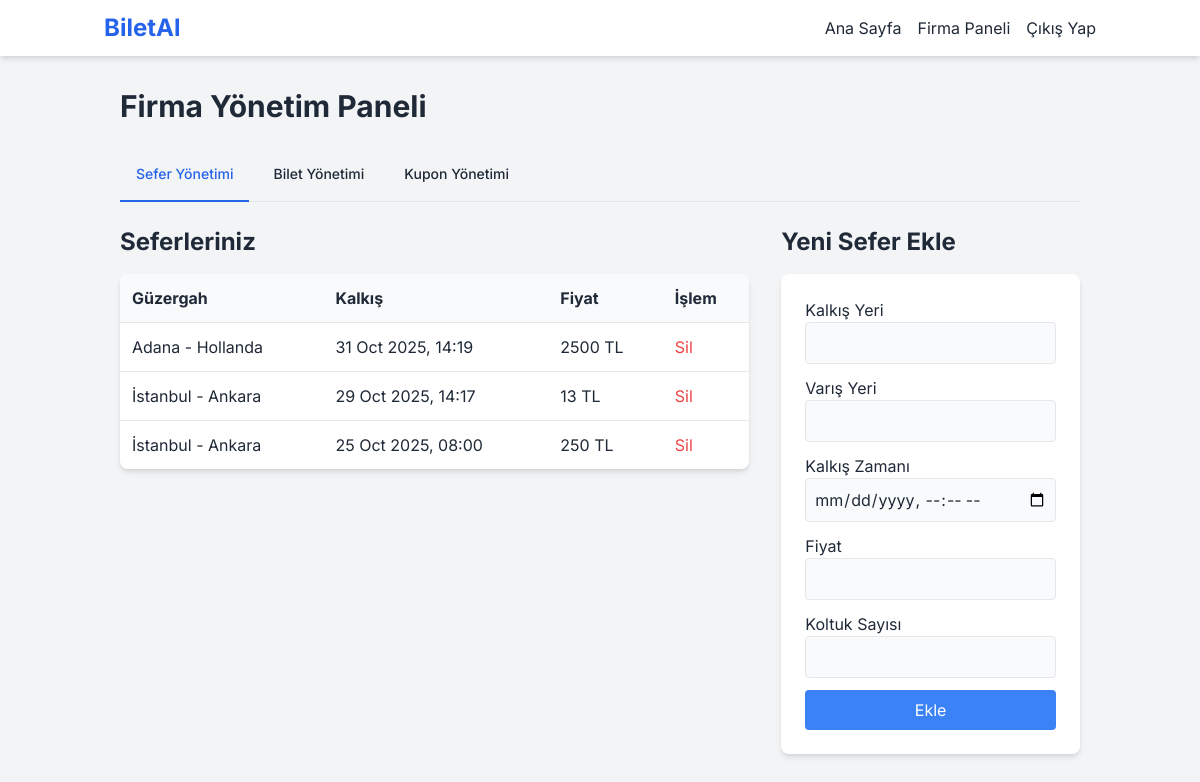
Screenshot of /firmaadmin/index.php (signed in) with the database file from the repository.
### tables this page shows
CREATE TABLE trips (
                id INTEGER PRIMARY KEY AUTOINCREMENT, company_id INTEGER NOT NULL, departure_location TEXT NOT NULL,
                arrival_location TEXT NOT NULL, departure_time TEXT NOT NULL, price REAL NOT NULL,
                seat_count INTEGER NOT NULL, FOREIGN KEY (company_id) REFERENCES companies(id)
            );

### firmaadmin/index.php (the view, shortened to what this page needs)
<?php
require_once '../config.php';
$company_id = $_SESSION['company_id'];
$tab = $_GET['tab'] ?? 'trips';
include '../header.php';
?>
<h1 class="text-3xl font-bold mb-6">Firma Yönetim Paneli</h1>
<div class="mb-6 border-b border-gray-200">
    <ul class="flex flex-wrap -mb-px text-sm font-medium text-center">
        <li class="mr-2"><a href="index.php?tab=trips" class="inline-block p-4 border-b-2 rounded-t-lg <?php echo $tab === 'trips' ? 'text-blue-600 border-blue-600' : 'border-transparent hover:text-gray-600 hover:border-gray-300'; ?>">Sefer Yönetimi</a></li>
        <li class="mr-2"><a href="index.php?tab=bookings" class="inline-block p-4 border-b-2 rounded-t-lg <?php echo $tab === 'bookings' ? 'text-blue-600 border-blue-600' : 'border-transparent hover:text-gray-600 hover:border-gray-300'; ?>">Bilet Yönetimi</a></li>
        <li class="mr-2"><a href="index.php?tab=coupons" class="inline-block p-4 border-b-2 rounded-t-lg <?php echo $tab === 'coupons' ? 'text-blue-600 border-blue-600' : 'border-transparent hover:text-gray-600 hover:border-gray-300'; ?>">Kupon Yönetimi</a></li>
    </ul>
</div>
<?php if ($tab === 'trips'):
    $stmt = $pdo->prepare("SELECT * FROM trips WHERE company_id = ? ORDER BY departure_time DESC");
    $stmt->execute([$company_id]);
    $trips = $stmt->fetchAll();
?>
<div class="grid grid-cols-1 md:grid-cols-3 gap-8">
    <div class="md:col-span-2">
        <h2 class="text-2xl font-bold mb-4">Seferleriniz</h2>
        <div class="bg-white rounded-lg shadow-md overflow-x-auto">
            <table class="w-full text-left">
                <thead class="bg-gray-50"><tr><th class="p-3">Güzergah</th><th class="p-3">Kalkış</th><th class="p-3">Fiyat</th><th class="p-3">İşlem</th></tr></thead>
                <tbody>
                <?php foreach($trips as $trip): ?>
                    <tr class="border-t">
                        <td class="p-3"><?php echo htmlspecialchars($trip['departure_location']); ?> - <?php echo htmlspecialchars($trip['arrival_location']); ?></td>
                        <td class="p-3"><?php echo date('d M Y, H:i', strtotime($trip['departure_time'])); ?></td>
                        <td class="p-3"><?php echo $trip['price']; ?> TL</td>
                        <td class="p-3">
                            <form action="index.php?tab=trips&action=delete_trip" method="POST" onsubmit="return confirm('Bu seferi silmek istediğinize emin misiniz?');">
                                <input type="hidden" name="trip_id" value="<?php echo $trip['id']; ?>"><button type="submit" class="text-red-500 hover:underline">Sil</button>
                            </form>
                        </td>
                    </tr>
                <?php endforeach; ?>
                </tbody>
            </table>
        </div>
    </div>
    <div>
        <h2 class="text-2xl font-bold mb-4">Yeni Sefer Ekle</h2>
        <div class="bg-white rounded-lg shadow-md p-6">
            <form action="index.php?tab=trips&action=add_trip" method="POST">
                <div class="mb-3"><label class="block">Kalkış Yeri</label><input type="text" name="departure_location" required class="w-full p-2 border rounded bg-gray-50"></div>
                <div class="mb-3"><label class="block">Varış Yeri</label><input type="text" name="arrival_location" required class="w-full p-2 border rounded bg-gray-50"></div>
                <div class="mb-3"><label class="block">Kalkış Zamanı</label><input type="datetime-local" name="departure_time" required class="w-full p-2 border rounded bg-gray-50"></div>
                <div class="mb-3"><label class="block">Fiyat</label><input type="number" step="0.01" name="price" required class="w-full p-2 border rounded bg-gray-50"></div>
                <div class="mb-3"><label class="block">Koltuk Sayısı</label><input type="number" name="seat_count" required class="w-full p-2 border rounded bg-gray-50"></div>
                <button type="submit" class="w-full bg-blue-500 text-white p-2 rounded hover:bg-blue-600">Ekle</button>
            </form>
        </div>
    </div>
</div>
<?php endif; ?>
<?php
include '../footer.php';
?>

### style.css (style rules this page uses)
body { font-family: 'Inter', sans-serif; }

### rows the page displays
trips: departure_location "Adana", arrival_location "Hollanda", departure_time "31 Oct 2025, 14:19", price "2500"
trips: departure_location "İstanbul", arrival_location "Ankara", departure_time "29 Oct 2025, 14:17", price "13"
trips: departure_location "İstanbul", arrival_location "Ankara", departure_time "25 Oct 2025, 08:00", price "250"
